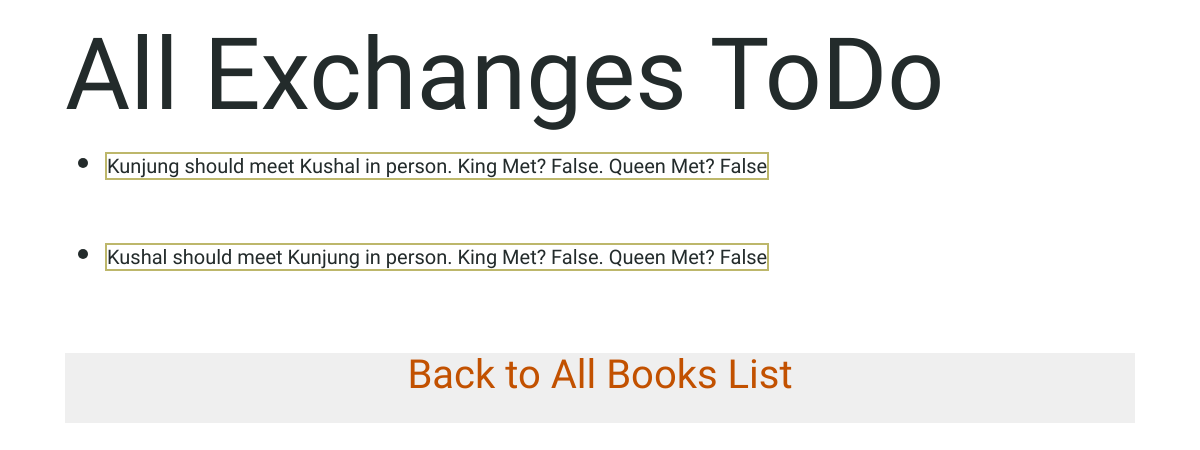
Before: /allexchanges with the older database file.
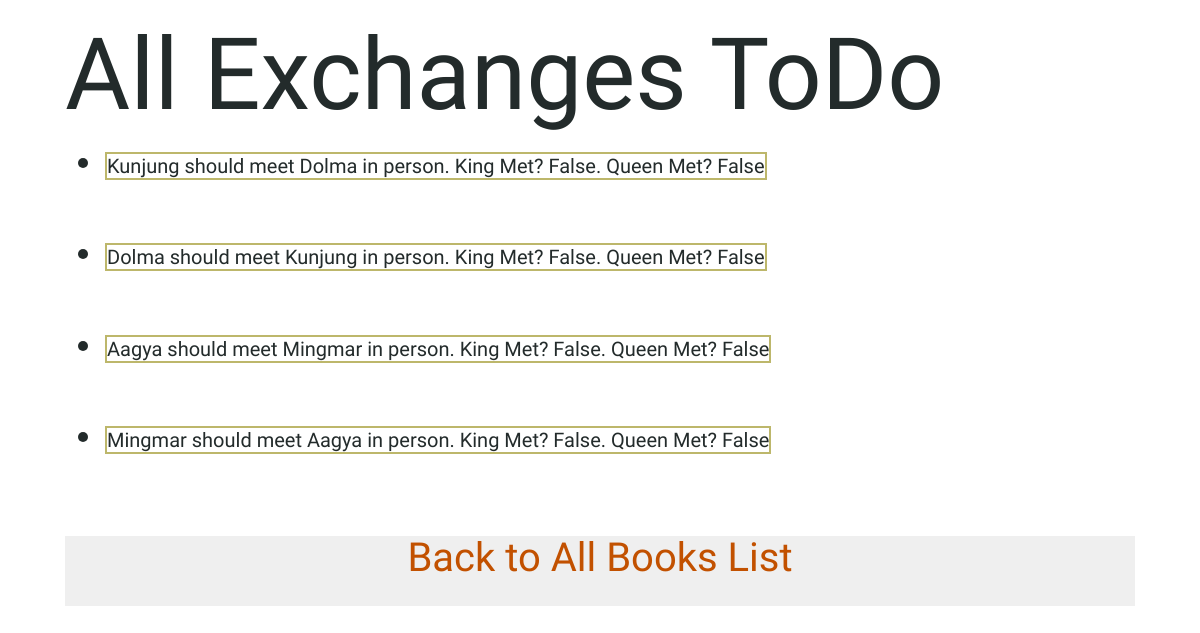
After: the same page with the newer database file.
### books/models.py (models this page shows)
class Exchange(models.Model):
    king = models.ForeignKey(Person, on_delete=models.CASCADE, related_name="king_exchanges")
    queen = models.ForeignKey(Person, on_delete=models.CASCADE, related_name="queen_exchanges")
    kingbook = models.ForeignKey(Book, on_delete=models.CASCADE, related_name="kingbook_exchanges", null=True)
    queenbook = models.ForeignKey(Book, on_delete=models.CASCADE, related_name="queenbook_exchanges", null=True)
    kingmeeting = models.BooleanField(default=False)
    queenmeeting = models.BooleanField(default=False)
    def __str__(self):
        return "{} should meet {} in person. King Met? {}. Queen Met? {}".format(
            self.king, self.queen, self.kingmeeting, self.queenmeeting
        )

class Person(models.Model):
    name = models.CharField(max_length=20, default="Mr Nobody")
    photo = models.FileField(null=True, blank=True)
    def __str__(self):
        return "{}".format(self.name)

### books/views.py (the view)
# urls.py: path('allexchanges', views.allexchanges, name='allexchanges'),
def allexchanges(request):
    exchanges = Exchange.objects.filter(kingmeeting=False).filter(queenmeeting=False)
    context = {
        "exchanges": exchanges,
    }
    return render(request, "books/allexchanges.html", context)

### books/templates/books/allexchanges.html (shortened to what this page needs)
{% extends "books/base.html" %}
{% load static %}
{% block body %}
	<h1>All Exchanges ToDo</h1>
	<ul>
		{% for e in exchanges %}
			<li>
				{% if e.meeting %}
					--------------------------------------------------> <span class="exchanged"> {{ e }} </span>
				{% else %}
					<span class="notexchanged"> {{ e }} </span>
				{% endif %}
			</li>
			<br>
		{% empty %}
				<li> No Exchanges to do.</li>
		{% endfor %}
	</ul>
{% endblock %}

### books/templates/books/base.html (shortened to what this page needs)
{% load static %}
<html>
<head>
	<link rel="stylesheet" href="//maxcdn.bootstrapcdn.com/bootstrap/3.2.0/css/bootstrap.min.css">
	<link rel="stylesheet" href="//maxcdn.bootstrapcdn.com/bootstrap/3.2.0/css/bootstrap-theme.min.css">
	<link rel="stylesheet" href="{% static 'css/main.css' %}">
</head>
<body>
	{% block body %}
	{% endblock %}
	<div class="footer">
		<h4> <a href="{% url 'index' %}">Back to All Books List</a> </h4>
	</div>
</body>
</html>

### books/static/css/main.css (style rules this page uses)
body { padding-left: 65px; padding-right: 65px; font-family: 'Sue Ellen Francisco', cursive; font-size: 32px; color: #232B2B; }
h1, h2, h3, h4 { font-family: 'Amatic SC', bold; }
h1 { font-size: 100px; }
h4 { font-size: 40px; }
a { color: #C25100; font-family: 'Amatic SC', bold; }
.notexchanged { border: 2px solid #BDB76B; font-size: 20px; }
.footer { clear: both; position: relative; height: 70px; margin-top: 30px; background-color: #efefef; text-align: center; }

Changed rows visible on the page:
removed Exchange: king+queen+kingmeeting "Kunjung should meet Kushal in person. King Met? False. Queen Met? False"
removed Exchange: king+queen+kingmeeting "Kushal should meet Kunjung in person. King Met? False. Queen Met? False"
added Exchange: king+queen+kingmeeting "Kunjung should meet Dolma in person. King Met? False. Queen Met? False"
added Exchange: king+queen+kingmeeting "Dolma should meet Kunjung in person. King Met? False. Queen Met? False"
added Exchange: king+queen+kingmeeting "Aagya should meet Mingmar in person. King Met? False. Queen Met? False"
added Exchange: king+queen+kingmeeting "Mingmar should meet Aagya in person. King Met? False. Queen Met? False"
